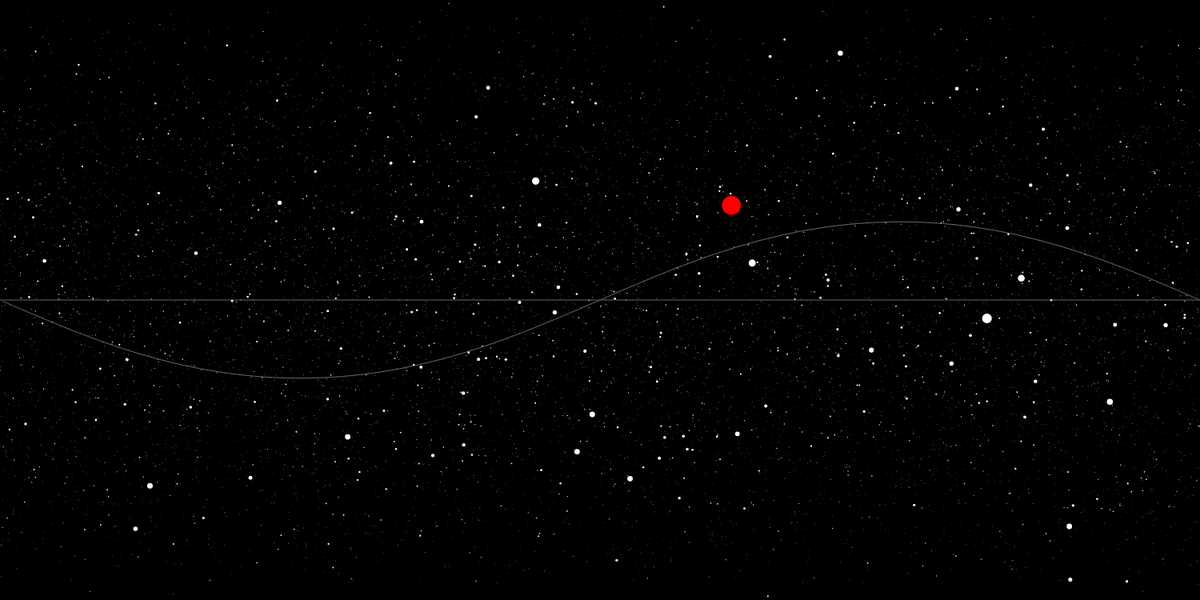
Frame 1 (no input)
Frame 2 (the mouse pressed at the canvas centre, redrawn once): identical to frame 1, image omitted

The p5.js sketch that drew this single still picture (run headless with seeded random() and noise() and a simulated clock; the mouse was pressed at the canvas centre and the sketch redrawn once):

// p5.js sketch
// ── sketch.js
function setup() {
  createCanvas(1500, 750);
}

var bias = 0;
var num_stars = 9000;
var seeds = [0, 0, 0];
var precession = 0;
var show_ecliptic = true;
var show_equator = true;
var axial_tilt = 23.44 * Math.PI / 180;

function draw() {
  background(0);
  
  strokeWeight(1);
  stroke(100);
  if (show_equator) {
    line(0, height/2, width, height/2);
  }
  if (show_ecliptic) {
    let ecliptic = [];
    for (let i = 0; i < 360; i++) {
      let l = i * Math.PI / 180;
      let x = Math.cos(l);
      let y = Math.cos(axial_tilt) * Math.sin(l);
      let ra = Math.atan2(y, x) / (Math.PI * 2);
      if (ra < 0) {
        ra += 1;
      }
      let d = Math.asin(Math.sin(axial_tilt) * Math.sin(l)) / (Math.PI / 2);
      ecliptic.push([-1 * ra * width + width, ((-1 * d) / 2 + 0.5) * height]);
    }
    for (let i = 1; i < ecliptic.length; i++) {
      line(ecliptic[i][0], ecliptic[i][1], ecliptic[i - 1][0], ecliptic[i - 1][1]);
    }
  }

  for (let i = 0; i < seeds.length; i++) {
    if(seeds[i] == 0) {
      seeds[i] = Math.floor(Math.random() * Math.pow(2, 31)) * 2 - 1;
    }
  }
  
  let LONG_list = convert_random_to_long(list_prng(seeds[0], num_stars));
  let LAT_list = convert_random_to_lat(list_prng(seeds[1], num_stars));
  let MAG_list = convert_random_to_mag(list_prng(seeds[2], num_stars));
  
  let RA_list = [];
  let DEC_list = [];
  
  let brightest = brightest_star(LONG_list, LAT_list, MAG_list);
  

  for (let i = 0; i < num_stars; i++) {
    if (RA_list.length < num_stars) {
      let longitude = LONG_list[i] * 2 * Math.PI;
      let latitude = LAT_list[i] * Math.PI / 2;

      let x = Math.cos(latitude) * Math.cos(longitude);
      let y = Math.cos(axial_tilt) * Math.cos(latitude) * Math.sin(longitude) - Math.sin(axial_tilt) * Math.sin(latitude);
      let z = Math.sin(axial_tilt) * Math.cos(latitude) * Math.sin(longitude) + Math.cos(axial_tilt) * Math.sin(latitude);

      let ra = Math.atan2(y, x) / (Math.PI * 2);
      if (ra < 0) {
          ra += 1;
        }
      let d = Math.asin(z) / (Math.PI / 2);

      RA_list.push(ra);
      DEC_list.push(d);
    }
    
    let eq_x = -1 * RA_list[i] * width + width;
    let eq_y = ((-1 * DEC_list[i]) / 2 + 0.5) * height;
    let r = 10 * Math.pow(Math.pow(Math.pow(100, 0.2), -MAG_list[i]), 0.5);
    strokeWeight(r);
    stroke(255);
    if(i == brightest[3]) {
      stroke(255, 0, 0);
    }
    point(eq_x, eq_y);
  }
  
  let stats_array = create_stats_array(MAG_list);
  for (let i = 0; i < stats_array.length; i++) {
    console.log(stats_array[i]);
  }
  console.log(brightest_star(RA_list, DEC_list, MAG_list));
  console.log(seeds, bias, num_stars, precession);
  
  for (let i = 0; i < num_stars; i++) {
   //console.log(RA_list[i] + ", " + DEC_list[i] + ", " + MAG_list[i]);
  }
  noLoop();
}

function prng(seed) {
  return (seed * 1664525 + 1013904223) % 4294967296;
}

function list_prng(seed, count) {
  let s = seed;
  let array = [];
  for (let i = -100; i < count; i++) {
    let number = prng(s);
    if (i >= 0) {
      array.push(number / Math.pow(2, 32));
    }
    s = number;
  }
  return array;
}

function convert_random_to_long(array) {
  let result = [];
  for (let i = 0; i < array.length; i++) {
    result.push((array[i] + precession) % 1);
  }
  return result;
}

function convert_random_to_lat(array) {
  let result = [];
  for (let i = 0; i < array.length; i++) {
    result.push(Math.asin(array[i] * 2 - 1) / (Math.PI / 2));
  }
  return result;
}

function convert_random_to_mag(array) {
  let result = [];
  let a = 9574.12322978;
  let base = 3.27471 - bias;
  // CDF = base ^ (x - 6.5)
  let log_base = Math.log(base);
  for (let i = 0; i < array.length; i++) {
    let magnitude = Math.log(array[i]) / log_base + 6.5;
    result.push(magnitude);
  }
  return result;
}

function create_stats_array(array) {
  let stats = [[-6, 0], [-5, 0], [-4, 0], [-3, 0], [-2, 0], [-1, 0], [0, 0], [1, 0], [2, 0], [3, 0], [4, 0], [5, 0], [6, 0]]; 
  for (let i = 0; i < array.length; i++) {
    if (Math.floor(array[i]) + 6 < 0) {
      stats[0][1]++;
    } else {
      stats[Math.floor(array[i]) + 6][1]++;
    }
  }
  return stats;
}

function brightest_star(x, y, MAG) {
  let brightest_mag = 10;
  let brightest_index = 0;
  for (let i = 0; i < MAG.length; i++) {
    if (MAG[i] < brightest_mag) {
      brightest_index = i;
      brightest_mag = MAG[i];
    }
  }
  return [x[brightest_index] * 360, y[brightest_index] * 90, MAG[brightest_index], brightest_index];
}
